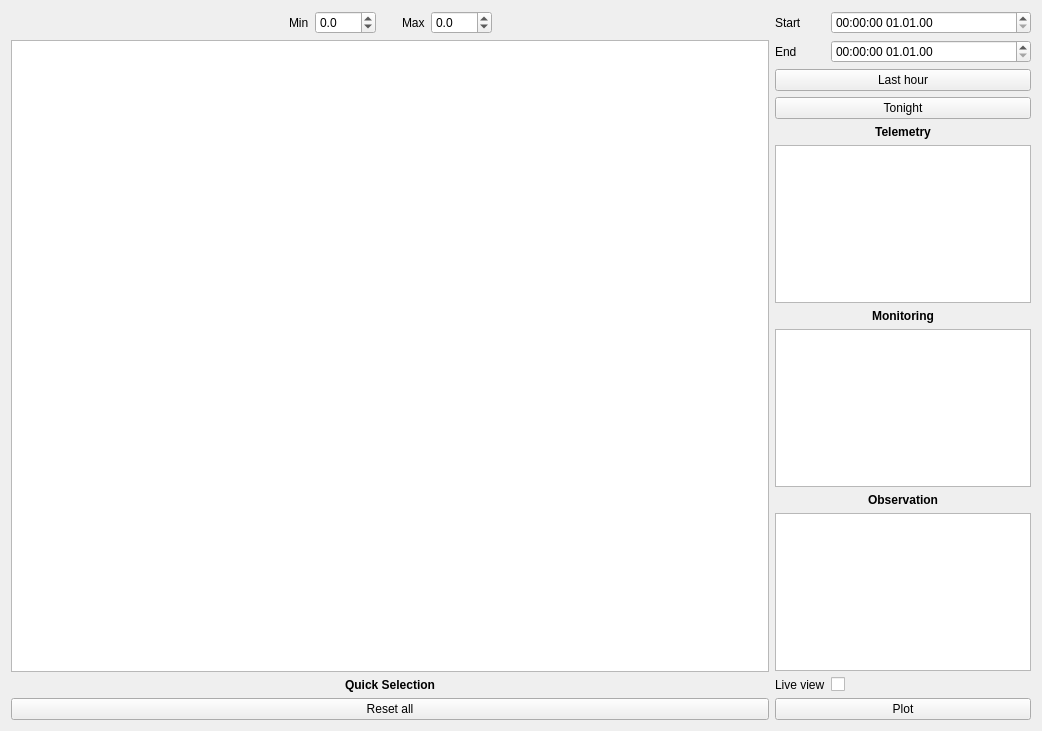
<?xml version="1.0" encoding="UTF-8"?>
<ui version="4.0">
 <class>Form</class>
 <widget class="QWidget" name="Form">
  <property name="geometry">
   <rect>
    <x>0</x>
    <y>0</y>
    <width>1042</width>
    <height>731</height>
   </rect>
  </property>
  <property name="windowTitle">
   <string>Plots - KalAO</string>
  </property>
  <layout class="QGridLayout" name="gridLayout" columnstretch="1,0">
   <item row="1" column="0">
    <widget class="KalAOChartView" name="plots_view"/>
   </item>
   <item row="2" column="0">
    <widget class="QLabel" name="selection_label">
     <property name="font">
      <font>
       <bold>true</bold>
      </font>
     </property>
     <property name="text">
      <string>Quick Selection</string>
     </property>
     <property name="alignment">
      <set>Qt::AlignCenter</set>
     </property>
    </widget>
   </item>
   <item row="3" column="0">
    <layout class="QHBoxLayout" name="group_layout">
     <item>
      <widget class="QPushButton" name="reset_button">
       <property name="text">
        <string>Reset all</string>
       </property>
      </widget>
     </item>
    </layout>
   </item>
   <item row="0" column="0">
    <layout class="QHBoxLayout" name="horizontalLayout">
     <item>
      <spacer name="horizontalSpacer">
       <property name="orientation">
        <enum>Qt::Horizontal</enum>
       </property>
       <property name="sizeHint" stdset="0">
        <size>
         <width>40</width>
         <height>20</height>
        </size>
       </property>
      </spacer>
     </item>
     <item>
      <widget class="QLabel" name="min_label">
       <property name="text">
        <string>Min</string>
       </property>
      </widget>
     </item>
     <item>
      <widget class="QDoubleSpinBox" name="min_spinbox">
       <property name="decimals">
        <number>1</number>
       </property>
       <property name="minimum">
        <double>-999.000000000000000</double>
       </property>
       <property name="maximum">
        <double>999.000000000000000</double>
       </property>
      </widget>
     </item>
     <item>
      <spacer name="horizontalSpacer_3">
       <property name="orientation">
        <enum>Qt::Horizontal</enum>
       </property>
       <property name="sizeType">
        <enum>QSizePolicy::Maximum</enum>
       </property>
       <property name="sizeHint" stdset="0">
        <size>
         <width>20</width>
         <height>20</height>
        </size>
       </property>
      </spacer>
     </item>
     <item>
      <widget class="QLabel" name="max_label">
       <property name="text">
        <string>Max</string>
       </property>
      </widget>
     </item>
     <item>
      <widget class="QDoubleSpinBox" name="max_spinbox">
       <property name="decimals">
        <number>1</number>
       </property>
       <property name="minimum">
        <double>-999.000000000000000</double>
       </property>
       <property name="maximum">
        <double>999.000000000000000</double>
       </property>
      </widget>
     </item>
     <item>
      <spacer name="horizontalSpacer_2">
       <property name="orientation">
        <enum>Qt::Horizontal</enum>
       </property>
       <property name="sizeHint" stdset="0">
        <size>
         <width>40</width>
         <height>20</height>
        </size>
       </property>
      </spacer>
     </item>
    </layout>
   </item>
   <item row="0" column="1" rowspan="4">
    <layout class="QFormLayout" name="formLayout">
     <item row="0" column="0">
      <widget class="QLabel" name="start_label">
       <property name="text">
        <string>Start</string>
       </property>
      </widget>
     </item>
     <item row="0" column="1">
      <widget class="KalAODateTimeEdit" name="start_datetimeedit">
       <property name="currentSection">
        <enum>QDateTimeEdit::HourSection</enum>
       </property>
       <property name="displayFormat">
        <string>HH:mm:ss dd.MM.yy</string>
       </property>
      </widget>
     </item>
     <item row="1" column="0">
      <widget class="QLabel" name="end_label">
       <property name="text">
        <string>End</string>
       </property>
      </widget>
     </item>
     <item row="1" column="1">
      <widget class="KalAODateTimeEdit" name="end_datetimeedit">
       <property name="currentSection">
        <enum>QDateTimeEdit::HourSection</enum>
       </property>
       <property name="displayFormat">
        <string>HH:mm:ss dd.MM.yy</string>
       </property>
      </widget>
     </item>
     <item row="4" column="0" colspan="2">
      <widget class="QLabel" name="telemetry_label">
       <property name="font">
        <font>
         <bold>true</bold>
        </font>
       </property>
       <property name="text">
        <string>Telemetry</string>
       </property>
       <property name="alignment">
        <set>Qt::AlignCenter</set>
       </property>
      </widget>
     </item>
     <item row="5" column="0" colspan="2">
      <widget class="QListWidget" name="telemetry_list">
       <property name="cursor" stdset="0">
        <cursorShape>WhatsThisCursor</cursorShape>
       </property>
       <property name="mouseTracking">
        <bool>true</bool>
       </property>
       <property name="selectionMode">
        <enum>QAbstractItemView::MultiSelection</enum>
       </property>
      </widget>
     </item>
     <item row="6" column="0" colspan="2">
      <widget class="QLabel" name="monitoring_label">
       <property name="font">
        <font>
         <bold>true</bold>
        </font>
       </property>
       <property name="text">
        <string>Monitoring</string>
       </property>
       <property name="alignment">
        <set>Qt::AlignCenter</set>
       </property>
      </widget>
     </item>
     <item row="7" column="0" colspan="2">
      <widget class="QListWidget" name="monitoring_list">
       <property name="cursor" stdset="0">
        <cursorShape>WhatsThisCursor</cursorShape>
       </property>
       <property name="mouseTracking">
        <bool>true</bool>
       </property>
       <property name="selectionMode">
        <enum>QAbstractItemView::MultiSelection</enum>
       </property>
      </widget>
     </item>
     <item row="10" column="0">
      <widget class="QLabel" name="live_label">
       <property name="text">
        <string>Live view</string>
       </property>
      </widget>
     </item>
     <item row="10" column="1">
      <widget class="QCheckBox" name="live_checkbox"/>
     </item>
     <item row="11" column="0" colspan="2">
      <widget class="QPushButton" name="plot_button">
       <property name="text">
        <string>Plot</string>
       </property>
      </widget>
     </item>
     <item row="9" column="0" colspan="2">
      <widget class="QListWidget" name="obs_list">
       <property name="cursor" stdset="0">
        <cursorShape>WhatsThisCursor</cursorShape>
       </property>
       <property name="mouseTracking">
        <bool>true</bool>
       </property>
       <property name="selectionMode">
        <enum>QAbstractItemView::MultiSelection</enum>
       </property>
      </widget>
     </item>
     <item row="8" column="0" colspan="2">
      <widget class="QLabel" name="obs_label">
       <property name="font">
        <font>
         <bold>true</bold>
        </font>
       </property>
       <property name="text">
        <string>Observation</string>
       </property>
       <property name="alignment">
        <set>Qt::AlignCenter</set>
       </property>
      </widget>
     </item>
     <item row="2" column="0" colspan="2">
      <widget class="QPushButton" name="last_hour_button">
       <property name="text">
        <string>Last hour</string>
       </property>
      </widget>
     </item>
     <item row="3" column="0" colspan="2">
      <widget class="QPushButton" name="tonight_button">
       <property name="text">
        <string>Tonight</string>
       </property>
      </widget>
     </item>
    </layout>
   </item>
  </layout>
 </widget>
 <customwidgets>
  <customwidget>
   <class>KalAOChartView</class>
   <extends>QGraphicsView</extends>
   <header>kalao</header>
  </customwidget>
  <customwidget>
   <class>KalAODateTimeEdit</class>
   <extends>QDateTimeEdit</extends>
   <header>kalao</header>
  </customwidget>
 </customwidgets>
 <resources/>
 <connections/>
</ui>
